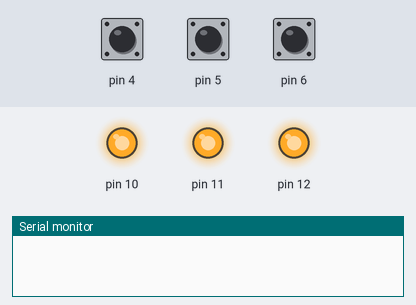
A sketch run on a simulated Arduino Uno, built with avr-gcc and run on an emulated ATmega328P. On the bench: output pins drawn as LEDs (lit = HIGH), the last lines printed to the serial monitor. The test bench sets the inputs (shaded band); at power-on: pin 4 HIGH, pin 5 HIGH, pin 6 HIGH.

Above: at 1.2 s.
1.3 s: pin 4 pulled LOW for 0.15 s
At 2.6 s:
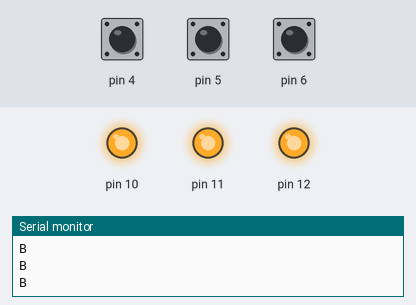
3.0 s: pin 5 pulled LOW for 0.15 s
At 3.9 s:
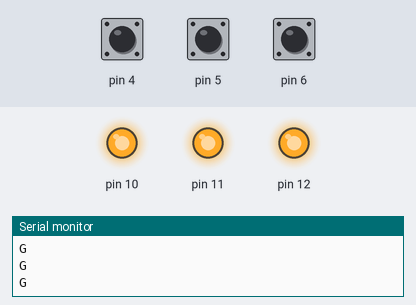
4.7 s: pin 6 pulled LOW for 0.15 s
6.3 s: pin 4 pulled LOW for 1 s
At 7.1 s:
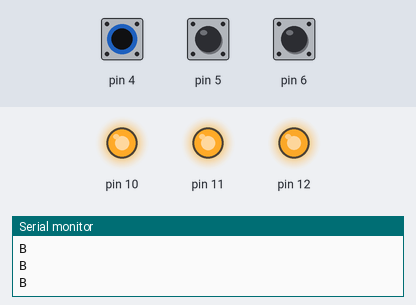
8.8 s: pin 5 pulled LOW for 1 s
At 9.6 s:
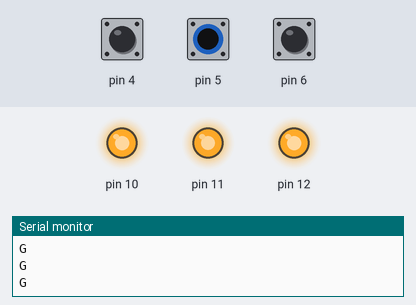
11.3 s: pin 6 pulled LOW for 1 s
Timing chart, 0 to 14.3 s (numbered marks = the images above; inputs shaded):
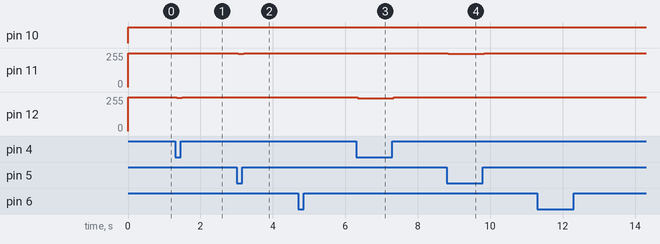

The sketch:

Input_switch.ino
```cpp
void setup() {
  // put your setup code here, to run once:
  pinMode(6, INPUT_PULLUP);
  pinMode(5, INPUT_PULLUP);
  pinMode(4, INPUT_PULLUP);
  pinMode(12, OUTPUT);
  pinMode(11, OUTPUT);
  pinMode(10, OUTPUT);
  Serial.begin(9600);
}

void loop() {
  // put your main code here, to run repeatedly:
  int sw_r = digitalRead(6);
  int sw_g = digitalRead(5);
  int sw_b = digitalRead(4);
  digitalWrite(10, 1);
  digitalWrite(11, 1);
  digitalWrite(12, 1);
  if (sw_r == 0) {
    Serial.println("R");
  }
  if (sw_g == 0) {
    Serial.println("G");
  }
  if (sw_b == 0) {
    Serial.println("B");
  }
  digitalWrite(12, sw_b);
  digitalWrite(11, sw_g);
  digitalWrite(10, sw_r);
}
```

Measured:
- after the input at 1.3 s, pin 12: 255/255 → 248/255 at once, → 255/255 0.16 s later
- after the input at 3.0 s, pin 11: 255/255 → 249/255 at once, → 255/255 0.16 s later
- after the input at 6.3 s, pin 12: 255/255 → 247/255 at once, → 255/255 1.0 s later
- after the input at 8.8 s, pin 11: 255/255 → 249/255 at once, → 255/255 1.0 s later
